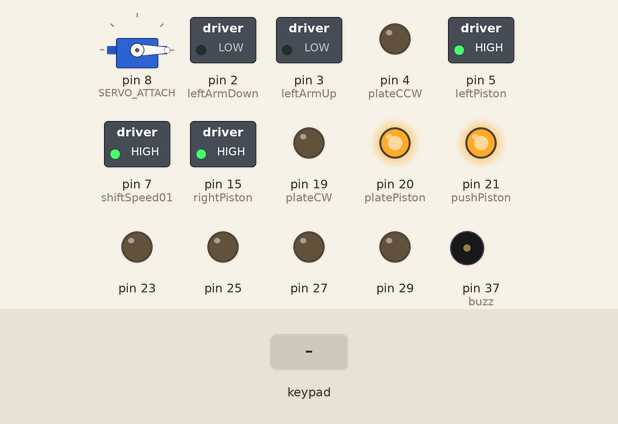
Recording of a sketch running on a simulated Arduino Mega 2560, built with avr-gcc and run on an emulated ATmega2560. Parts: servo, switched loads named in the sketch (green lamp = pin HIGH), output pins drawn as LEDs (lit = HIGH), buzzer (waves = sounding, pin HIGH). The test bench sets the inputs (shaded band). What the sketch prints to the serial monitor is not drawn.

Above: at 1.7 s.
1.8 s: key 'U' pressed
At 2.0 s:
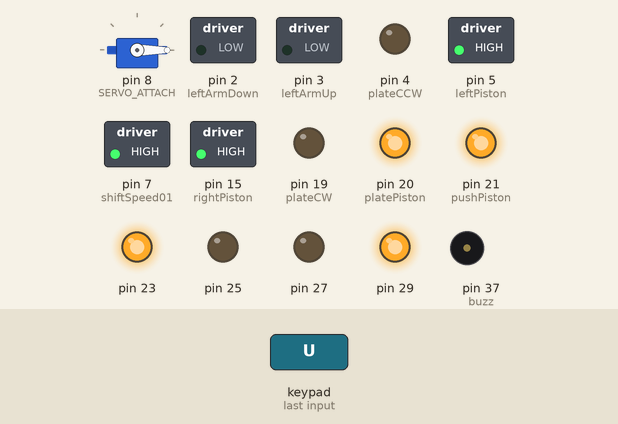
3.7 s: key 'D' pressed
At 3.9 s:
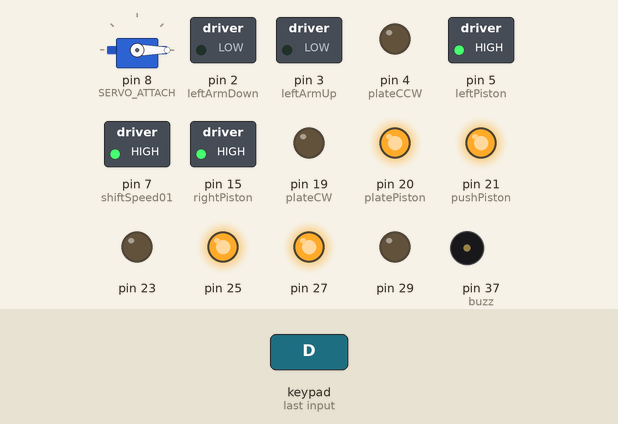
5.6 s: key 'X' pressed
At 5.8 s:
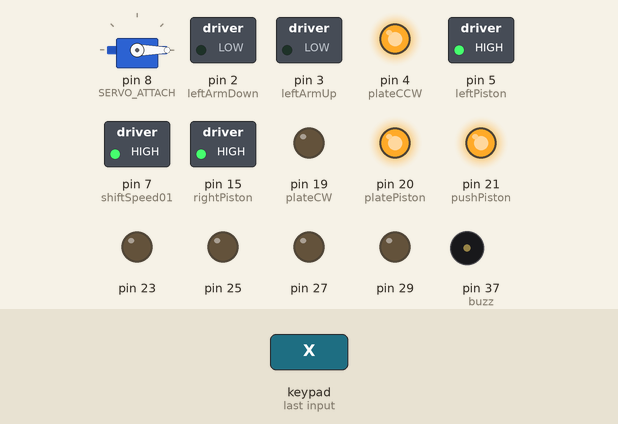
7.5 s: key 'T' pressed
At 7.7 s:
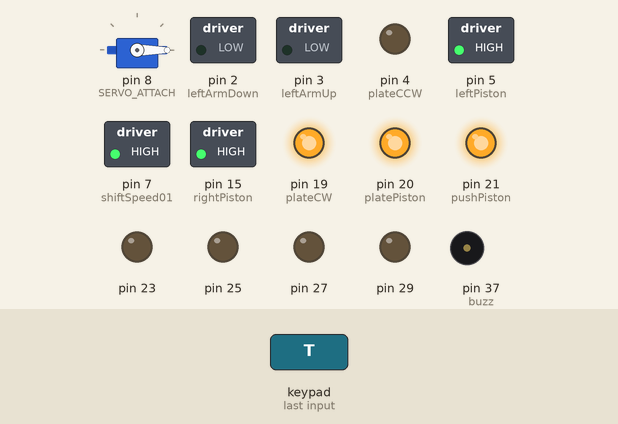
9.4 s: key '+' pressed
At 10.4 s:
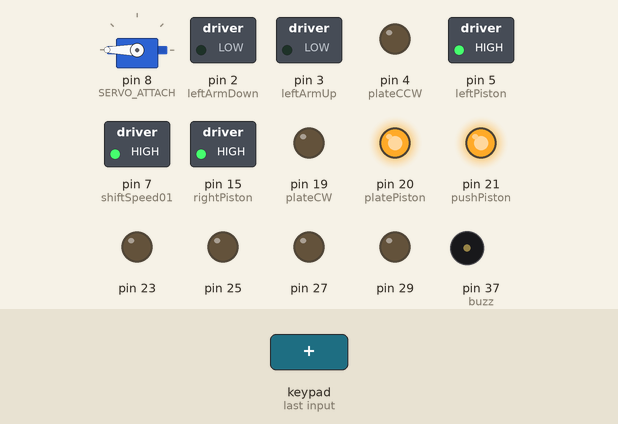
10.9 s: key '-' pressed
At 11.5 s:
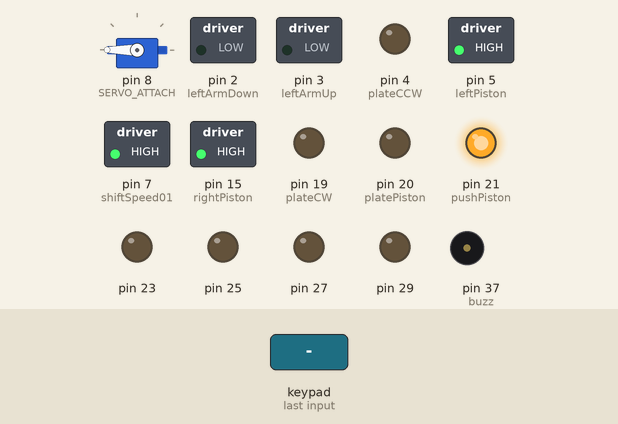
Timing chart, 0 to 13.4 s (numbered marks = the images above; inputs shaded):
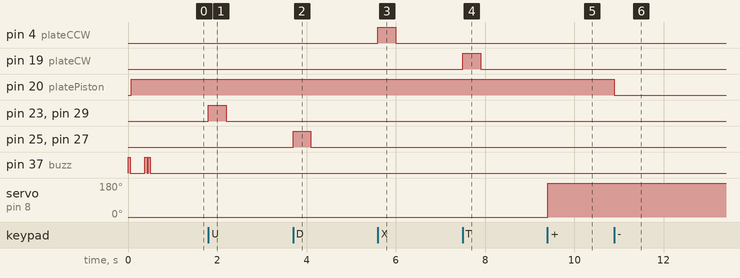

The sketch:

Client-01.2.ino
```cpp
#include <Servo.h>
#include <PS2X_lib.h>

#define buzz 37

#define shiftSpeed01 7
const int motorRelay[4] {23, 25, 29, 27};

#define leftArmUp 3
#define leftArmDown 2
#define leftPiston 5

#define rightArmUp 14
#define rightArmDown 17
#define rightPiston 15

#define plateCW 19
#define plateCCW 4
#define platePiston 20
#define pushPiston 21

#define SERVO_ATTACH 8
#define IDLE_POS 0
#define RELEASE_POS 180

#define PS2_DAT 13
#define PS2_CMD 11
#define PS2_SEL 10
#define PS2_CLK 12

#define pressures   false
#define rumble      false

#define BUTTON_NUMBERS 14

PS2X ps2x;
Servo armLock;

boolean buttons[BUTTON_NUMBERS]  = {false};
boolean buttonStateChange = false;

void setup() {
  int error = 0;
  byte type = 0;
  byte vibrate = 0;
  Serial.begin(9600);
  systemInit();
  buzzer(1, 50);
  for (int i = 0; i < BUTTON_NUMBERS; i++) {
    processSwitch(i);
  }

  delay(300);
  error = ps2x.config_gamepad(PS2_CLK, PS2_CMD, PS2_SEL, PS2_DAT, pressures, rumble);
  while (error != 0);
  type = ps2x.readType();
  while (type != 1);
  ps2x.read_gamepad(false, vibrate);

  buzzer(2, 50);
  shiftSpeed(1);
  Serial.println("System Started");
}

void loop() {
  getButtonState();
  moveRobot();
}

void systemInit() {
  pinMode (buzz, OUTPUT);
  pinMode(shiftSpeed01, OUTPUT);
  for (int i = 0; i < 4; i++) {
    pinMode(motorRelay[i], OUTPUT);
  }

  pinMode(leftArmUp, OUTPUT);
  pinMode(leftArmDown, OUTPUT);
  pinMode(rightArmUp, OUTPUT);
  pinMode(rightArmDown, OUTPUT);
  pinMode(plateCW, OUTPUT);
  pinMode(plateCCW, OUTPUT);

  pinMode(leftPiston, OUTPUT);
  pinMode(rightPiston, OUTPUT);
  pinMode(platePiston, OUTPUT);
  pinMode(pushPiston, OUTPUT);
  setPlateMove(0);
  armLock.attach(SERVO_ATTACH);
  armLock.write(IDLE_POS);
}
```

AdditionalFunction.ino
```cpp
void setArmMove(int arm_num, int mode) {
  switch (arm_num) {
    case 0: {
        switch (mode) {
          case 1: {
              digitalWrite(leftArmUp, HIGH);
              digitalWrite(leftArmDown, LOW);
              break;
            }
          case -1: {
              digitalWrite(leftArmUp, LOW);
              digitalWrite(leftArmDown, HIGH);
              break;
            }
          case 0: {
              digitalWrite(leftArmUp, LOW);
              digitalWrite(leftArmDown, LOW);
              break;
            }
        }
        break;
      }

    case 1: {
        switch (mode) {
          case 1: {
              digitalWrite(rightArmUp, HIGH);
              digitalWrite(rightArmDown, LOW);
              break;
            }
          case -1: {
              digitalWrite(rightArmUp, LOW);
              digitalWrite(rightArmDown, HIGH);
              break;
            }
          case 0: {
              digitalWrite(rightArmUp, LOW);
              digitalWrite(rightArmDown, LOW);
              break;
            }
        }
        break;
      }
  }
}

void setPlateMove(int mode) {

  switch (mode) {
    case 1: {
        digitalWrite(plateCW, HIGH);
        digitalWrite(plateCCW, LOW);
        break;
      }
    case 0: {
        digitalWrite(plateCW, LOW);
        digitalWrite(plateCCW, LOW);
        break;
      }
    case -1: {
        digitalWrite(plateCW, LOW);
        digitalWrite(plateCCW, HIGH);
        break;
      }
  }
}

void buzzer(int count, int time) {
  for (int i = 0; i < count; i++) {
    digitalWrite(buzz, HIGH);
    delay(time);
    digitalWrite(buzz, LOW);
    delay(time / 2);
  }
}

void processSwitch(int butt) {
  switch (butt) {
    case 0: {
        if (buttons[0]) {
          digitalWrite(leftArmUp, HIGH);
        } else {
          digitalWrite(leftArmUp, LOW);
        }
        break;
      }
    case 1: {
        if (buttons[1]) {
          digitalWrite(leftArmDown, HIGH);
        } else {
          digitalWrite(leftArmDown, LOW);
        }
        break;
      }
    case 2: {
        if (buttons[2]) {
          digitalWrite(rightArmDown, HIGH);
        } else {
          digitalWrite(rightArmDown, LOW);
        }
        break;
      }
    case 3: {
        if (buttons[3]) {
          digitalWrite(rightArmUp, HIGH);
        } else {
          digitalWrite(rightArmUp, LOW);
        }
        break;
      }
    case 4: {
        if (buttons[4]) {
          digitalWrite(motorRelay[0], HIGH);
          digitalWrite(motorRelay[2], HIGH);
        } else {
          digitalWrite(motorRelay[0], LOW);
          digitalWrite(motorRelay[2], LOW);
        }
        break;
      }
    case 5: {
        if (buttons[5]) {
          digitalWrite(motorRelay[1], HIGH);
          digitalWrite(motorRelay[3], HIGH);
        } else {
          digitalWrite(motorRelay[1], LOW);
          digitalWrite(motorRelay[3], LOW);
        }
        break;
      }
    case 6: {
        static bool count = false;
        if ((count = !count)) {
          digitalWrite(leftPiston, HIGH);
        } else digitalWrite(leftPiston, LOW);
        break;
      }
    case 7: {
        static bool count = false;
        if ((count = !count)) {
          digitalWrite(rightPiston, HIGH);
        } else digitalWrite(rightPiston, LOW);
        break;
      }
    case 8: {
        break;
      }
    case 9: {
        break;
      }
    case 10: {
        if (buttons[10]) {
          digitalWrite(motorRelay[0], HIGH);
          digitalWrite(motorRelay[3], HIGH);
        } else {
          digitalWrite(motorRelay[0], LOW);
          digitalWrite(motorRelay[3], LOW);
        }
        break;
      }
    case 11: {
        if (buttons[11]) {
          digitalWrite(motorRelay[1], HIGH);
          digitalWrite(motorRelay[2], HIGH);
        } else {
          digitalWrite(motorRelay[1], LOW);
          digitalWrite(motorRelay[2], LOW);
        }
        break;
      }
    case 12: {
        static bool count = false;
        if ((count = !count)) {
          digitalWrite(platePiston, HIGH);
        } else {
          digitalWrite(platePiston, LOW);
        }
        break;
      }
    case 13: {
        static bool count = false;
        if ((count = !count)) {
          digitalWrite(pushPiston, HIGH);
        } else {
          digitalWrite(pushPiston, LOW);
        }
        break;
      }
    case 14: {
        break;
      }
    case 15: {
        break;
      }
    case 16: {
        break;
      }
  }
}
```

ButtonState.ino
```cpp
void getButtonState() {
  ps2x.read_gamepad(false, 0);
  //Moving buttons
  boolean temp = ps2x.Button(PSB_PAD_UP);
  if (temp != buttons[4]) {
    buttons[4] = temp;
    buttonStateChange = true;
    if (!temp) {
      buttons[4] = buttons[5] = buttons[10] = buttons[11] = false;
    }
  }

  temp = ps2x.Button(PSB_PAD_DOWN);
  if (temp != buttons[5]) {
    buttons[5] = temp;
    buttonStateChange = true;
    if (!temp) {
      buttons[4] = buttons[5] = buttons[10] = buttons[11] = false;
    }
  }

  temp = ps2x.Button(PSB_SQUARE);
  if (temp != buttons[10]) {
    buttons[10] = temp;
    buttonStateChange = true;
    if (buttons[4] || buttons[5]) {
      if (!temp) {
        buttons[4] = buttons[5] = buttons[10] = buttons[11] = false;
      }
    }
  }

  temp = ps2x.Button(PSB_CIRCLE);
  if (temp != buttons[11]) {
    buttons[11] = temp;
    buttonStateChange = true;
    if (buttons[4] || buttons[5]) {
      if (!temp) {
        buttons[4] = buttons[5] = buttons[10] = buttons[11] = false;
      }
    }
  }

  //Arm buttons
  temp = ps2x.Button(PSB_L1);
  if (temp != buttons[1]) {
    buttons[1] = temp;
    processSwitch(1);
  }

  temp = ps2x.Button(PSB_L2);
  if (temp != buttons[0]) {
    buttons[0] = temp;
    processSwitch(0);
  }

  temp = ps2x.Button(PSB_R2);
  if (temp != buttons[2]) {
    buttons[2] = temp;
    processSwitch(2);
  }

  temp = ps2x.Button(PSB_R1);
  if (temp != buttons[3]) {
    buttons[3] = temp;
    processSwitch(3);
  }

  //Hand buttons
  int channel = ps2x.Analog(PSS_RX);
  if (channel > 200) {
    temp = true;
  } else temp = false;
  if (temp != buttons[7]) {
    buttons[7] = temp;
    if (temp) {
      processSwitch(7);
    }
    temp = false;
  }

  channel = ps2x.Analog(PSS_LX);
  if (channel < 30) {
    temp = true;
  } else temp = false;
  if (temp != buttons[6]) {
    buttons[6] = temp;
    if (temp) {
      processSwitch(6);
    }
  }

  //Plate buttons
  temp = ps2x.Button(PSB_SELECT);
  if (temp != buttons[12]) {
    buttons[12] = temp;
    if (temp) {
      processSwitch(12);
    }
  }

  temp = ps2x.Button(PSB_R3);
  if (temp != buttons[13]) {
    buttons[13] = temp;
    if (temp) {
      processSwitch(13);
    }
  }

  temp = ps2x.Button(PSB_TRIANGLE);
  if (temp != buttons[8]) {
    buttons[8] = temp;
    if (temp) {
      setPlateMove(1);
    } else {
      setPlateMove(0);
    }
  }

  temp = ps2x.Button(PSB_CROSS);
  if (temp != buttons[9]) {
    buttons[9] = temp;
    if (temp) {
      setPlateMove(-1);
    } else {
      setPlateMove(0);
    }
  }

  //Additional buttons
  if (ps2x.Button(PSB_START)) {
    armLock.write(RELEASE_POS);
  }
}
```

MoveFunction.ino
```cpp
void shiftSpeed(int state) {
  static int speedState = 0;
  if (state != speedState) {
    Serial.println(state);
    switch (state) {
      case 0: {
          digitalWrite(shiftSpeed01, LOW);
          break;
        }
      case 1: {
          digitalWrite(shiftSpeed01, HIGH);
          break;
        }
      default: {
          digitalWrite(shiftSpeed01, LOW);
          break;
        }
    }
    speedState = state;
  }
}

void moveRobot() {
  static bool written = false;
  if (buttonStateChange) {
    if (buttons[10]) {
      if (buttons[4] || buttons[5]) {
        shiftSpeed(0);
        digitalWrite(motorRelay[0], LOW);
        digitalWrite(motorRelay[1], HIGH);
        digitalWrite(motorRelay[2], HIGH);
        digitalWrite(motorRelay[3], LOW);
      } else {
        digitalWrite(motorRelay[1], LOW);
        digitalWrite(motorRelay[2], LOW);
      }
    } else if (buttons[11]) {
      if (buttons[4] || buttons[5]) {
        shiftSpeed(0);
        digitalWrite(motorRelay[0], HIGH);
        digitalWrite(motorRelay[1], LOW);
        digitalWrite(motorRelay[2], LOW);
        digitalWrite(motorRelay[3], HIGH);
      } else {
        digitalWrite(motorRelay[0], LOW);
        digitalWrite(motorRelay[3], LOW);
      }
    } else if (buttons[4]) {
      shiftSpeed(1);
      digitalWrite(motorRelay[0], HIGH);
      digitalWrite(motorRelay[2], HIGH);
    } else if (buttons[5]) {
      shiftSpeed(1);
      digitalWrite(motorRelay[1], HIGH);
      digitalWrite(motorRelay[3], HIGH);
    } else if (!written) {
      digitalWrite(motorRelay[0], LOW);
      digitalWrite(motorRelay[1], LOW);
      digitalWrite(motorRelay[2], LOW);
      digitalWrite(motorRelay[3], LOW);
      written = true;
      return;
    }
    written = false;
  }
}
```

Measured:
- after the input at 1.8 s, pin 23, pin 29: LOW → HIGH at once, → LOW 0.40 s later
- after the input at 3.7 s, pin 25, pin 27: LOW → HIGH at once, → LOW 0.40 s later
- after the input at 5.6 s, pin 4 (plateCCW): LOW → HIGH at once, → LOW 0.40 s later
- after the input at 7.5 s, pin 19 (plateCW): LOW → HIGH at once, → LOW 0.40 s later
- after the input at 9.4 s, servo on pin 8 (SERVO_ATTACH): 0° → 180° at once
- after the input at 10.9 s, pin 20 (platePiston): HIGH → LOW at once
